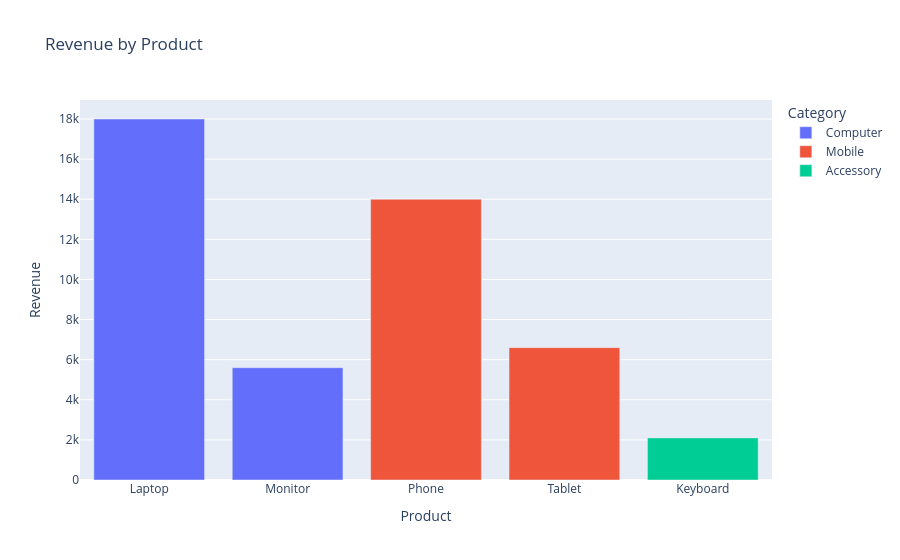

This figure's notebook cell:
### Markdown cell above
# 3. Your first Plotly chart with Plotly Express

## Theory
Plotly Express is a good starting point because one function call can create a complete chart. For example, `px.bar()` creates a bar chart from a DataFrame. Its `x` and `y` arguments tell Plotly which columns to visualize.

## Question
Create an interactive bar chart showing revenue by product.

### Code cell
# Use Plotly Express to map products to the x-axis and revenue to the y-axis.
fig = px.bar(
    sales_df,
    x="Product",                 # category labels along the horizontal axis
    y="Revenue",                 # numerical bar heights
    title="Revenue by Product",  # chart title
    color="Category",            # color bars by product category
    hover_data=["Units_Sold"]    # include units sold in the hover tooltip
)

# Display the chart.
fig.show()

### Figure 1 — Plotly figure (JSON) as saved in the notebook; plotly's stock layout.template omitted (floating-point values rounded to 4 significant figures)
{"data": [{"customdata": [[18], [14]], "hovertemplate": "Category=Computer<br>Product=%{x}<br>Revenue=%{y}<br>Units_Sold=%{customdata[0]}<extra></extra>", "legendgroup": "Computer", "marker": {"color": "#636efa", "pattern": {"shape": ""}}, "name": "Computer", "orientation": "v", "showlegend": true, "textposition": "auto", "type": "bar", "x": ["Laptop", "Monitor"], "xaxis": "x", "y": [18000, 5600], "yaxis": "y"}, {"customdata": [[35], [22]], "hovertemplate": "Category=Mobile<br>Product=%{x}<br>Revenue=%{y}<br>Units_Sold=%{customdata[0]}<extra></extra>", "legendgroup": "Mobile", "marker": {"color": "#EF553B", "pattern": {"shape": ""}}, "name": "Mobile", "orientation": "v", "showlegend": true, "textposition": "auto", "type": "bar", "x": ["Phone", "Tablet"], "xaxis": "x", "y": [14000, 6600], "yaxis": "y"}, {"customdata": [[42]], "hovertemplate": "Category=Accessory<br>Product=%{x}<br>Revenue=%{y}<br>Units_Sold=%{customdata[0]}<extra></extra>", "legendgroup": "Accessory", "marker": {"color": "#00cc96", "pattern": {"shape": ""}}, "name": "Accessory", "orientation": "v", "showlegend": true, "textposition": "auto", "type": "bar", "x": ["Keyboard"], "xaxis": "x", "y": [2100], "yaxis": "y"}], "layout": {"barmode": "relative", "legend": {"title": {"text": "Category"}, "tracegroupgap": 0}, "title": {"text": "Revenue by Product"}, "xaxis": {"anchor": "y", "domain": [0, 1], "title": {"text": "Product"}}, "yaxis": {"anchor": "x", "domain": [0, 1], "title": {"text": "Revenue"}}}}
